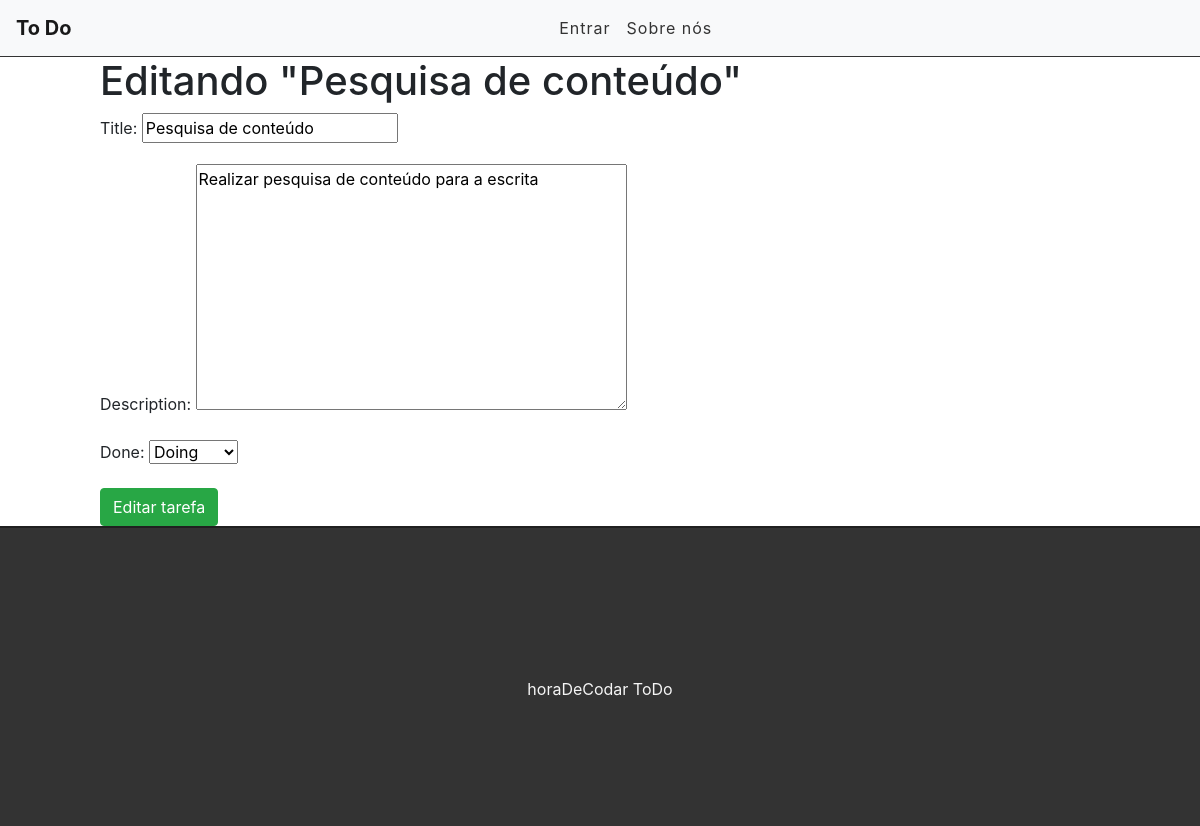
Page /edit/2 on the committed database.
### tasks/models.py (models this page shows, shortened)
class Task(models.Model):
  STATUS = (
    ('doing', 'Doing'),
    ('done', 'Done'),
    )
  title = models.CharField(max_length=255)
  description = models.TextField()
  done = models.CharField(
    max_length = 5,
    choices = STATUS,
  )
  created_at = models.DateTimeField(auto_now_add=True)
  updated_at = models.DateTimeField(auto_now=True)

### tasks/views.py (the view)
# urls.py: path('edit/<int:id>', views.editTask, name='edit-task'),
def editTask(request, id):
    task = get_object_or_404(Task, pk=id)
    form = TaskForm(instance=task)  # reeber o formulario populado
    if(request.method == 'POST'):
        form = TaskForm(request.POST, instance=task)
        if(form.is_valid()):
            task.save()
            return redirect('/')
        else:
            return render(request, 'tasks/edittask.html', {'form': form, 'task': task})
    else:
        return render(request, 'tasks/edittask.html', {'form': form, 'task': task})

### tasks/forms.py
class TaskForm(forms.ModelForm):
  class Meta:
    model = Task
    fields = ('title', 'description', 'done')

### tasks/templates/tasks/edittask.html (shortened to what this page needs)
{% extends 'tasks/base.html' %}
{% block content %}
<div class="offset-1 col-10 list-div">
  <h1>Editando "{{task.title}}"</h1>
  <form method="POST">
    {{ form.as_p }}
    <input type="submit" class="btn btn-success" value="Editar tarefa">
  </form>
  </div>
{% endblock %}

### tasks/static/css/styles.css (style rules this page uses)
.list-div { padding: 0; }

### rows in the picture
Task: title "Pesquisa de conteúdo", description "Realizar pesquisa de conteúdo para a escrita", done "Doing"
